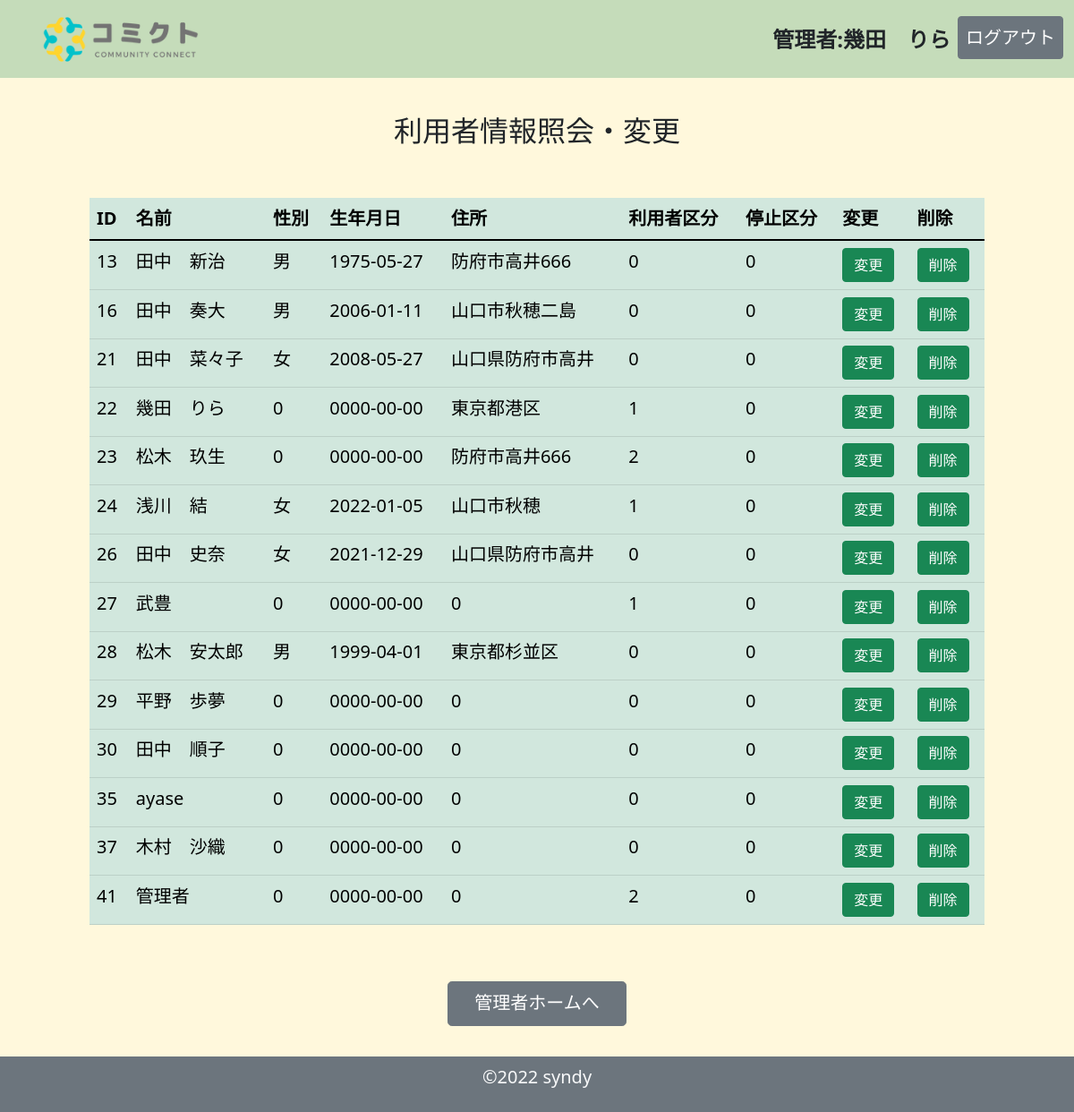
The app's page /member_read.php (signed in), older data.
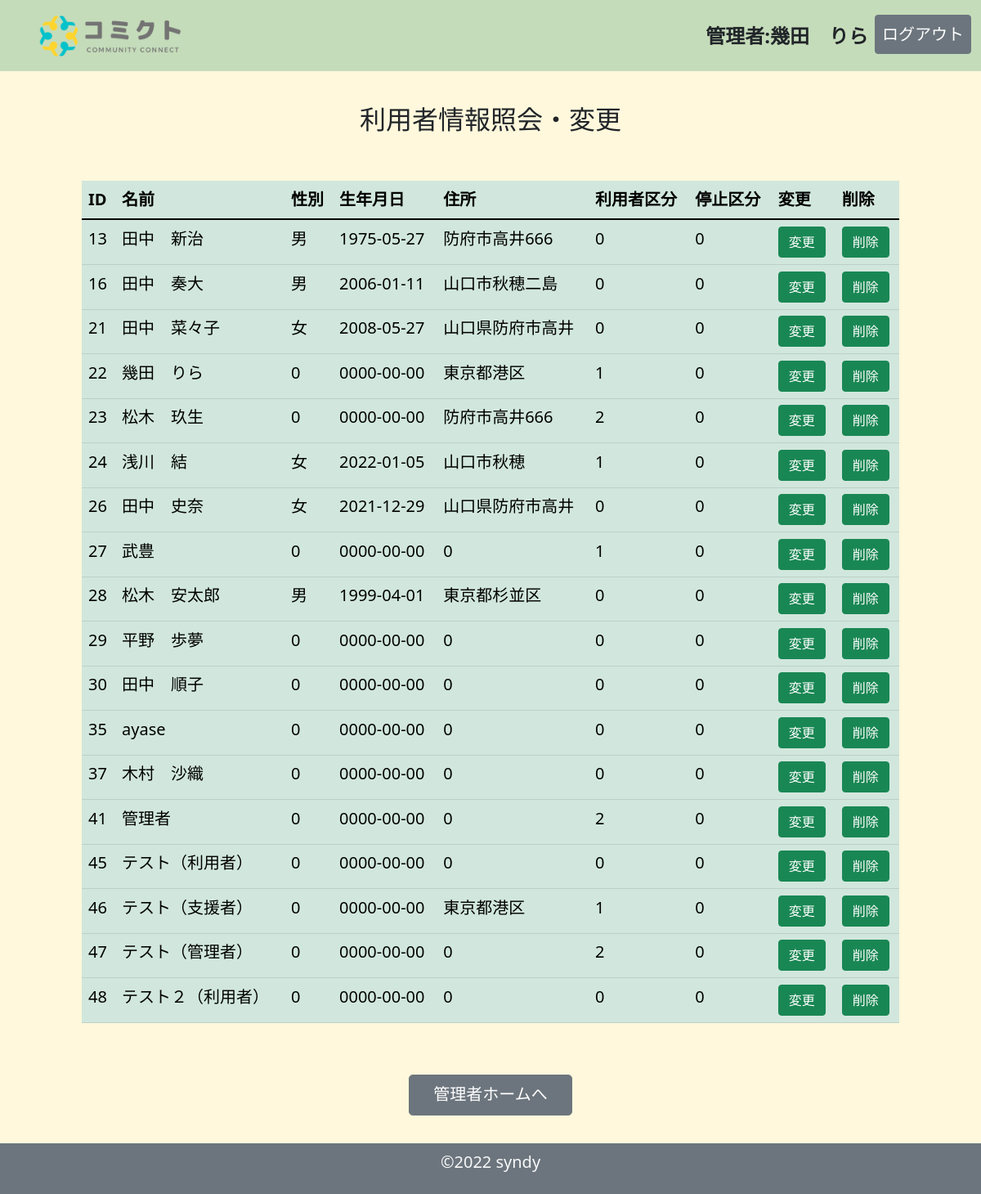
The same page, newer data.
### tables this page shows
CREATE TABLE `member_table` (
  `member_id` int(11) NOT NULL,
  `mbname` varchar(128) NOT NULL,
  `login_id` varchar(128) NOT NULL,
  `password` varchar(128) NOT NULL,
  `is_admin` int(1) NOT NULL,
  `is_dalete` int(1) NOT NULL,
  `seibetu` varchar(64) NOT NULL,
  `barthday` date NOT NULL,
  `mbaddress` varchar(128) NOT NULL,
  `created_at` datetime NOT NULL,
  `update_at` datetime NOT NULL
);

### member_read.php (the view, shortened to what this page needs)
<?php
$pdo = connect_to_db();
$sql = 'SELECT * FROM member_table ORDER BY member_id ASC';
$stmt = $pdo->prepare($sql);
try {
    $status = $stmt->execute();
} catch (PDOException $e) {
    echo json_encode(["sql error" => "{$e->getMessage()}"]);
    exit();
}
$result = $stmt->fetchAll(PDO::FETCH_ASSOC);
$output = "";
foreach ($result as $record) {
    $output .= "<tr><td>{$record['member_id']}</td><td>{$record['mbname']}</td><td>{$record['seibetu']}</td><td>{$record['barthday']}</td><td>{$record['mbaddress']}</td><td>{$record['is_admin']}</td><td>{$record['is_dalete']}</td>
    <td>
        <a href='member_edit.php?id={$record["member_id"]}' class='btn btn-success' role='button'>変更</a>
      </td>
      <td>
        <a href='member_delete.php?id={$record["member_id"]}' class='btn btn-success' role='button'>削除</a>
      </td><tr>";
}
?>
<!DOCTYPE html>
<html lang="ja">
<head>
    <link href="https://cdn.jsdelivr.net/npm/bootstrap@5.1.3/dist/css/bootstrap.min.css" rel="stylesheet">
    <link rel="stylesheet" href="css/style_home_admin.css">
</head>
<body>
    <header>
        <header>
            <nav class="navbar navbar-expand-lg navbar-light bg-success bg-opacity-25">
                <div class="container-fluid">
                    <a class="navbar-brand" href="#">
                        <img src="img/comictlogo.png" alt="" width="250" height="60" class="d-inline-block align-text-top">
                    </a>
                    <div class="collapse navbar-collapse " id="navbarSupportedContent">
                        <ul class="navbar-nav me-auto">
                            <li class="nav-item">
                                <a class="nav-link" href="#"></a>
                            </li>
                            <li class="nav-item">
                                <a class="nav-link" href="#"></a>
                            </li>
                        </ul>
                        <ul class="navbar-nav">
                            <li class="nav-item">
                                <a class="nav-link text-dark fw-bold fs-4" href="#">管理者:<?= $_SESSION['mbname'] ?></a>
                            </li>
                            <li class="nav-item">
                                <a class="nav-link btn btn-secondary text-white fs-5 " href="logout.php" role="button">ログアウト</a>
                            </li>
                        </ul>
                    </div>
                </div>
            </nav>
        </header>
        <main class="mb-5">
            <div class="container-fluid">
                <div class="row justify-content-center  g-2">
                    <p class="h2 text-center my-5">利用者情報照会・変更</p>
                    <div class="table-responsive">
                        <table class="table table-success table-hover mx-auto fs-5" style="max-width: 1000px;">
                            <thead>
                                <tr>
                                    <th scope="col">ID</th>
                                    <th scope="col">名前</th>
                                    <th scope="col">性別</th>
                                    <th scope="col">生年月日</th>
                                    <th scope="col">住所</th>
                                    <th scope="col">利用者区分</th>
                                    <th scope="col">停止区分</th>
                                    <th scope="col">変更</th>
                                    <th scope="col">削除</th>
                                </tr>
                            </thead>
                            <tbody>
                                <?= $output ?>
                            </tbody>
                        </table>
                    </div>
                </div>
            </div>
            <div class="container-fluid">
                <div class="row justify-content-center">
                    <div class="col text-center my-5">
                        <a class="btn btn-secondary btn-lg fs-5" style="width: 200px;;height:50px" href="admin_home.php" role="button">管理者ホームへ</a>
                    </div>
                </div>
            </div>
        </main>
        <footer class="footer fixed-bottom mt-auto py-2 bg-secondary text-light text-center fs-5 ">
            <div class="container">
                <p>&copy;2022 syndy </p>
            </div>
        </footer>
</body>
</html>

### css/style_home_admin.css (style rules this page uses)
body { background-color: cornsilk; }

Row changes from the older to the newer data that the page shows:
added member_table: member_id "45", mbname "テスト（利用者）", seibetu "0", barthday "0000-00-00", mbaddress "0", is_admin "0", is_dalete "0"
added member_table: member_id "46", mbname "テスト（支援者）", seibetu "0", barthday "0000-00-00", mbaddress "東京都港区", is_admin "1", is_dalete "0"
added member_table: member_id "47", mbname "テスト（管理者）", seibetu "0", barthday "0000-00-00", mbaddress "0", is_admin "2", is_dalete "0"
added member_table: member_id "48", mbname "テスト２（利用者）", seibetu "0", barthday "0000-00-00", mbaddress "0", is_admin "0", is_dalete "0"
